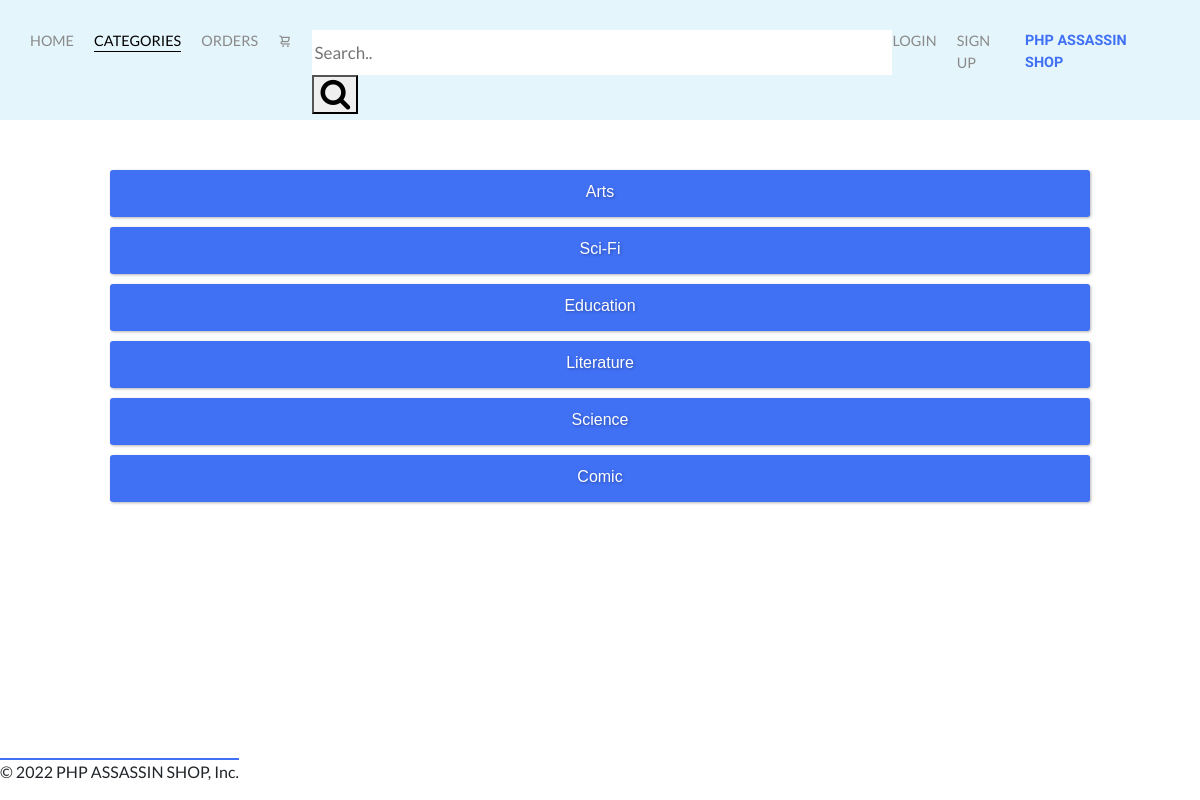
/controller/index.php?user_Action=categories, run on an earlier commit of the app's database.
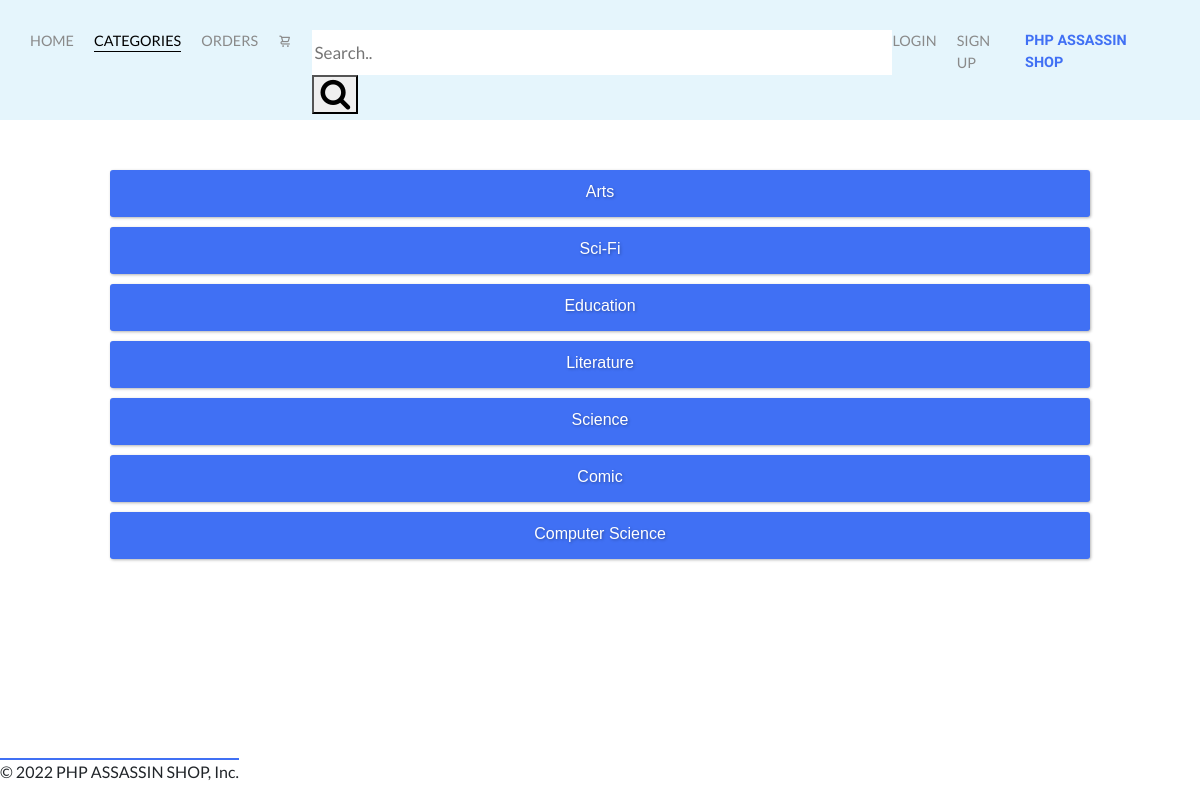
And on a later commit of the database.
### tables this page shows
CREATE TABLE genres (
 genreID       INT(11)        NOT NULL   AUTO_INCREMENT,
 genreName     VARCHAR(255)   NOT NULL,
 PRIMARY KEY (genreID)
);

### model/retrieve_books.php (called while the page is built, shortened)
<?php
require ('../model/database.php');
function select_all_genre()
{
    global $db;
    $select_query ='SELECT * FROM genres';
    $select_statement = $db->prepare($select_query);
    $select_statement->execute();
    $book_genres = $select_statement->fetchAll();
    return $book_genres;
}
?>

### view/categories.php (the view)
<?php
include('../view/header.php');
?>
<main>
  <div id = "c-border">
    <?php for($x = 0; $x < sizeof($book_genres); $x++) {?>
      <a class="button" href="../controller/index.php?user_Action=categories_result&genre=<?php echo $book_genres[$x]['genreID'];?>"><?php echo $book_genres[$x]['genreName'];?></a>
    <?php }?>
  </div>
</main>
<?php include('../view/footer.php'); ?>

What changed in the data, as far as the page shows it:
added genres: genreName "Computer Science"
